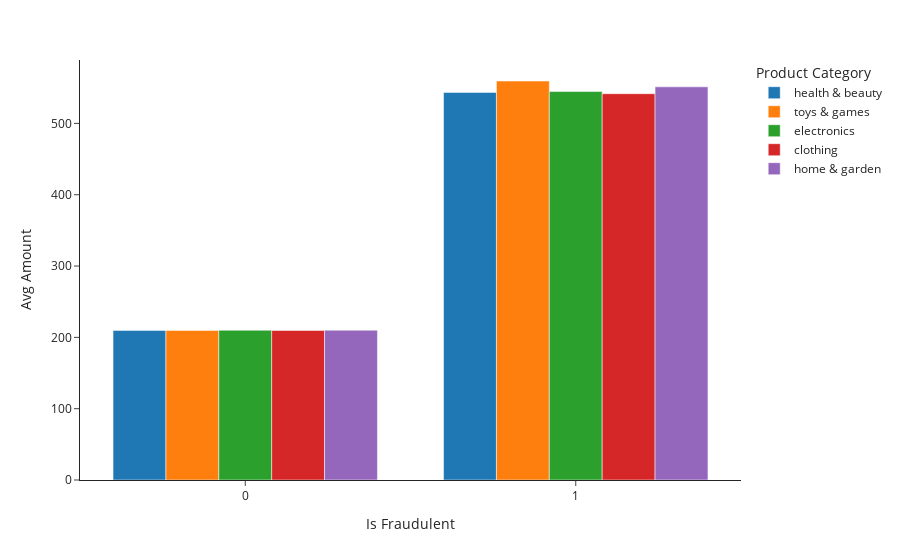

Write notebook code for a chart like this one.
### Code cell
import plotly.express as px

px.bar(
    df_plot,
    x='Is Fraudulent',
    y='Avg Amount',
    color='Product Category',
    template='simple_white',
    barmode='group'
)

### Figure 1 — Plotly figure (JSON) as saved in the notebook; plotly's stock layout.template omitted (floating-point values rounded to 4 significant figures)
{"data": [{"alignmentgroup": "True", "hovertemplate": "Product Category=health & beauty<br>Is Fraudulent=%{x}<br>Avg Amount=%{y}<extra></extra>", "legendgroup": "health & beauty", "marker": {"color": "#1F77B4", "pattern": {"shape": ""}}, "name": "health & beauty", "offsetgroup": "health & beauty", "orientation": "v", "showlegend": true, "textposition": "auto", "type": "bar", "x": ["0", "1"], "xaxis": "x", "y": [209.7, 543.5], "yaxis": "y"}, {"alignmentgroup": "True", "hovertemplate": "Product Category=toys & games<br>Is Fraudulent=%{x}<br>Avg Amount=%{y}<extra></extra>", "legendgroup": "toys & games", "marker": {"color": "#FF7F0E", "pattern": {"shape": ""}}, "name": "toys & games", "offsetgroup": "toys & games", "orientation": "v", "showlegend": true, "textposition": "auto", "type": "bar", "x": ["0", "1"], "xaxis": "x", "y": [209.6, 559.5], "yaxis": "y"}, {"alignmentgroup": "True", "hovertemplate": "Product Category=electronics<br>Is Fraudulent=%{x}<br>Avg Amount=%{y}<extra></extra>", "legendgroup": "electronics", "marker": {"color": "#2CA02C", "pattern": {"shape": ""}}, "name": "electronics", "offsetgroup": "electronics", "orientation": "v", "showlegend": true, "textposition": "auto", "type": "bar", "x": ["0", "1"], "xaxis": "x", "y": [210.0, 544.7], "yaxis": "y"}, {"alignmentgroup": "True", "hovertemplate": "Product Category=clothing<br>Is Fraudulent=%{x}<br>Avg Amount=%{y}<extra></extra>", "legendgroup": "clothing", "marker": {"color": "#D62728", "pattern": {"shape": ""}}, "name": "clothing", "offsetgroup": "clothing", "orientation": "v", "showlegend": true, "textposition": "auto", "type": "bar", "x": ["0", "1"], "xaxis": "x", "y": [209.8, 541.7], "yaxis": "y"}, {"alignmentgroup": "True", "hovertemplate": "Product Category=home & garden<br>Is Fraudulent=%{x}<br>Avg Amount=%{y}<extra></extra>", "legendgroup": "home & garden", "marker": {"color": "#9467BD", "pattern": {"shape": ""}}, "name": "home & garden", "offsetgroup": "home & garden", "orientation": "v", "showlegend": true, "textposition": "auto", "type": "bar", "x": ["0", "1"], "xaxis": "x", "y": [210.0, 551.3], "yaxis": "y"}], "layout": {"barmode": "group", "legend": {"title": {"text": "Product Category"}, "tracegroupgap": 0}, "margin": {"t": 60}, "xaxis": {"anchor": "y", "domain": [0, 1], "title": {"text": "Is Fraudulent"}}, "yaxis": {"anchor": "x", "domain": [0, 1], "title": {"text": "Avg Amount"}}}}
